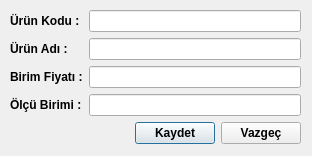
<?xml version="1.0" encoding="UTF-8"?>
<ui version="4.0">
 <class>yeniurunkayit</class>
 <widget class="QDialog" name="yeniurunkayit">
  <property name="geometry">
   <rect>
    <x>0</x>
    <y>0</y>
    <width>312</width>
    <height>156</height>
   </rect>
  </property>
  <property name="minimumSize">
   <size>
    <width>312</width>
    <height>156</height>
   </size>
  </property>
  <property name="maximumSize">
   <size>
    <width>312</width>
    <height>156</height>
   </size>
  </property>
  <property name="windowTitle">
   <string>Yeni Ürün Kayıt</string>
  </property>
  <property name="windowIcon">
   <iconset resource="../images.qrc">
    <normaloff>:/icons/win_icon.png</normaloff>:/icons/win_icon.png</iconset>
  </property>
  <widget class="QWidget" name="layoutWidget">
   <property name="geometry">
    <rect>
     <x>10</x>
     <y>10</y>
     <width>291</width>
     <height>136</height>
    </rect>
   </property>
   <layout class="QVBoxLayout" name="verticalLayout_3">
    <item>
     <layout class="QHBoxLayout" name="horizontalLayout">
      <item>
       <layout class="QVBoxLayout" name="verticalLayout">
        <item>
         <widget class="QLabel" name="label">
          <property name="font">
           <font>
            <weight>75</weight>
            <bold>true</bold>
           </font>
          </property>
          <property name="text">
           <string>Ürün Kodu :</string>
          </property>
         </widget>
        </item>
        <item>
         <widget class="QLabel" name="label_2">
          <property name="font">
           <font>
            <weight>75</weight>
            <bold>true</bold>
           </font>
          </property>
          <property name="text">
           <string>Ürün Adı :</string>
          </property>
         </widget>
        </item>
        <item>
         <widget class="QLabel" name="label_3">
          <property name="font">
           <font>
            <weight>75</weight>
            <bold>true</bold>
           </font>
          </property>
          <property name="text">
           <string>Birim Fiyatı :</string>
          </property>
         </widget>
        </item>
        <item>
         <widget class="QLabel" name="label_4">
          <property name="font">
           <font>
            <weight>75</weight>
            <bold>true</bold>
           </font>
          </property>
          <property name="text">
           <string>Ölçü Birimi :</string>
          </property>
         </widget>
        </item>
       </layout>
      </item>
      <item>
       <layout class="QVBoxLayout" name="verticalLayout_2">
        <item>
         <widget class="QLineEdit" name="edtUrunKod"/>
        </item>
        <item>
         <widget class="QLineEdit" name="edtUrunAdi"/>
        </item>
        <item>
         <widget class="QLineEdit" name="edtBirimFiyat"/>
        </item>
        <item>
         <widget class="QLineEdit" name="edtOlcuBirimi"/>
        </item>
       </layout>
      </item>
     </layout>
    </item>
    <item>
     <layout class="QHBoxLayout" name="horizontalLayout_2">
      <item>
       <spacer name="horizontalSpacer">
        <property name="orientation">
         <enum>Qt::Horizontal</enum>
        </property>
        <property name="sizeHint" stdset="0">
         <size>
          <width>40</width>
          <height>20</height>
         </size>
        </property>
       </spacer>
      </item>
      <item>
       <widget class="QPushButton" name="btnKaydet">
        <property name="font">
         <font>
          <weight>75</weight>
          <bold>true</bold>
         </font>
        </property>
        <property name="text">
         <string>Kaydet</string>
        </property>
        <property name="icon">
         <iconset resource="../images.qrc">
          <normaloff>:/icons/save_icon.png</normaloff>:/icons/save_icon.png</iconset>
        </property>
       </widget>
      </item>
      <item>
       <widget class="QPushButton" name="btnVazgec">
        <property name="font">
         <font>
          <weight>75</weight>
          <bold>true</bold>
         </font>
        </property>
        <property name="text">
         <string>Vazgeç</string>
        </property>
        <property name="icon">
         <iconset resource="../images.qrc">
          <normaloff>:/icons/close_icon.png</normaloff>:/icons/close_icon.png</iconset>
        </property>
        <property name="autoDefault">
         <bool>false</bool>
        </property>
       </widget>
      </item>
     </layout>
    </item>
   </layout>
  </widget>
 </widget>
 <resources>
  <include location="../images.qrc"/>
 </resources>
 <connections/>
</ui>
